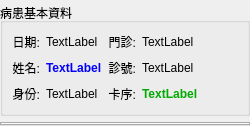
           <widget class="QFrame" name="verticalFrame_past_history">
            <property name="maximumSize">
             <size>
              <width>450</width>
              <height>16777215</height>
             </size>
            </property>
            <layout class="QVBoxLayout" name="verticalLayout_4">
             <property name="spacing">
              <number>6</number>
             </property>
             <property name="leftMargin">
              <number>0</number>
             </property>
             <property name="topMargin">
              <number>3</number>
             </property>
             <property name="rightMargin">
              <number>0</number>
             </property>
             <property name="bottomMargin">
              <number>0</number>
             </property>
             <item>
              <widget class="QGroupBox" name="groupBox_patient">
               <property name="title">
                <string>病患基本資料</string>
               </property>
               <layout class="QGridLayout" name="gridLayout_2">
                <item row="0" column="1">
                 <widget class="QLabel" name="label_case_date">
                  <property name="text">
                   <string>TextLabel</string>
                  </property>
                 </widget>
                </item>
                <item row="1" column="1">
                 <widget class="QLabel" name="label_patient_name">
                  <property name="font">
                   <font>
                    <weight>75</weight>
                    <bold>true</bold>
                   </font>
                  </property>
                  <property name="styleSheet">
                   <string notr="true">color: blue</string>
                  </property>
                  <property name="text">
                   <string>TextLabel</string>
                  </property>
                 </widget>
                </item>
                <item row="1" column="3">
                 <widget class="QLabel" name="label_regist_no">
                  <property name="text">
                   <string>TextLabel</string>
                  </property>
                 </widget>
                </item>
                <item row="0" column="2">
                 <widget class="QLabel" name="label_15">
                  <property name="font">
                   <font>
                    <weight>50</weight>
                    <bold>false</bold>
                   </font>
                  </property>
                  <property name="text">
                   <string>門診:</string>
                  </property>
                  <property name="alignment">
                   <set>Qt::AlignRight|Qt::AlignTrailing|Qt::AlignVCenter</set>
                  </property>
                 </widget>
                </item>
                <item row="1" column="4">
                 <spacer name="horizontalSpacer_3">
                  <property name="orientation">
                   <enum>Qt::Horizontal</enum>
                  </property>
                  <property name="sizeHint" stdset="0">
                   <size>
                    <width>40</width>
                    <height>20</height>
                   </size>
                  </property>
                 </spacer>
                </item>
                <item row="2" column="4">
                 <spacer name="horizontalSpacer_4">
                  <property name="orientation">
                   <enum>Qt::Horizontal</enum>
                  </property>
                  <property name="sizeHint" stdset="0">
                   <size>
                    <width>40</width>
                    <height>20</height>
                   </size>
                  </property>
                 </spacer>
                </item>
                <item row="1" column="2">
                 <widget class="QLabel" name="label_12">
                  <property name="font">
                   <font>
                    <weight>50</weight>
                    <bold>false</bold>
                   </font>
                  </property>
                  <property name="text">
                   <string>診號:</string>
                  </property>
                  <property name="alignment">
                   <set>Qt::AlignRight|Qt::AlignTrailing|Qt::AlignVCenter</set>
                  </property>
                 </widget>
                </item>
                <item row="2" column="0">
                 <widget class="QLabel" name="label_9">
                  <property name="font">
                   <font>
                    <weight>50</weight>
                    <bold>false</bold>
                   </font>
                  </property>
                  <property name="text">
                   <string>身份:</string>
                  </property>
                  <property name="alignment">
                   <set>Qt::AlignRight|Qt::AlignTrailing|Qt::AlignVCenter</set>
                  </property>
                 </widget>
                </item>
                <item row="0" column="4">
                 <spacer name="horizontalSpacer">
                  <property name="orientation">
                   <enum>Qt::Horizontal</enum>
                  </property>
                  <property name="sizeHint" stdset="0">
                   <size>
                    <width>40</width>
                    <height>20</height>
                   </size>
                  </property>
                 </spacer>
                </item>
                <item row="2" column="3">
                 <widget class="QLabel" name="label_card">
                  <property name="font">
                   <font>
                    <weight>75</weight>
                    <bold>true</bold>
                   </font>
                  </property>
                  <property name="styleSheet">
                   <string notr="true">color: rgb(0, 170, 0)</string>
                  </property>
                  <property name="text">
                   <string>TextLabel</string>
                  </property>
                 </widget>
                </item>
                <item row="2" column="2">
                 <widget class="QLabel" name="label_11">
                  <property name="font">
                   <font>
                    <weight>50</weight>
                    <bold>false</bold>
                   </font>
                  </property>
                  <property name="text">
                   <string>卡序:</string>
                  </property>
                  <property name="alignment">
                   <set>Qt::AlignRight|Qt::AlignTrailing|Qt::AlignVCenter</set>
                  </property>
                 </widget>
                </item>
                <item row="0" column="3">
                 <widget class="QLabel" name="label_ins_type">
                  <property name="text">
                   <string>TextLabel</string>
                  </property>
                 </widget>
                </item>
                <item row="2" column="1">
                 <widget class="QLabel" name="label_share_type">
                  <property name="text">
                   <string>TextLabel</string>
                  </property>
                 </widget>
                </item>
                <item row="0" column="0">
                 <widget class="QLabel" name="label_7">
                  <property name="font">
                   <font>
                    <weight>50</weight>
                    <bold>false</bold>
                   </font>
                  </property>
                  <property name="text">
                   <string>日期:</string>
                  </property>
                  <property name="alignment">
                   <set>Qt::AlignRight|Qt::AlignTrailing|Qt::AlignVCenter</set>
                  </property>
                 </widget>
                </item>
                <item row="1" column="0">
                 <widget class="QLabel" name="label_6">
                  <property name="font">
                   <font>
                    <weight>50</weight>
                    <bold>false</bold>
                   </font>
                  </property>
                  <property name="text">
                   <string>姓名:</string>
                  </property>
                  <property name="alignment">
                   <set>Qt::AlignRight|Qt::AlignTrailing|Qt::AlignVCenter</set>
                  </property>
                 </widget>
                </item>
               </layout>
              </widget>
             </item>
             <item>
              <widget class="QTabWidget" name="tabWidget_past_record">
               <property name="currentIndex">
                <number>-1</number>
               </property>
              </widget>
             </item>
            </layout>
           </widget>
